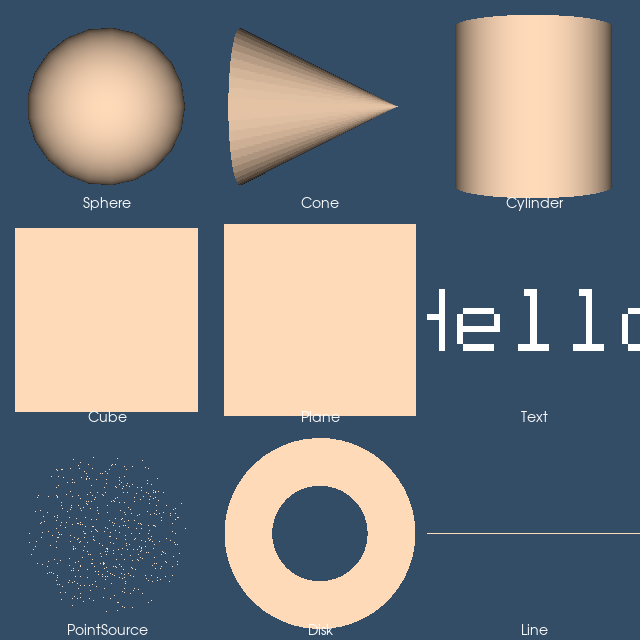

Here is the Python script that generated this plot:
#!/usr/bin/env python

# Display nine VTK source objects in a 3 × 3 grid of viewports, each
# with its own renderer.  Every object has a peach puff front face and
# a tomato back-face, with a centred text label at the bottom.

# Factory overrides: importing these modules registers the OpenGL rendering,
# FreeType text rendering, and interaction style implementations.
import vtkmodules.vtkInteractionStyle  # noqa: F401
import vtkmodules.vtkRenderingFreeType  # noqa: F401
import vtkmodules.vtkRenderingOpenGL2  # noqa: F401
# VTK pipeline classes used in this example
from vtkmodules.vtkFiltersSources import (
    vtkConeSource,
    vtkCubeSource,
    vtkCylinderSource,
    vtkDiskSource,
    vtkLineSource,
    vtkPlaneSource,
    vtkPointSource,
    vtkSphereSource,
    vtkTextSource,
)
from vtkmodules.vtkRenderingCore import (
    vtkActor,
    vtkPolyDataMapper,
    vtkProperty,
    vtkRenderWindow,
    vtkRenderWindowInteractor,
    vtkRenderer,
    vtkTextActor,
)

# Colors (normalized RGB)
peach_puff_rgb = (1.0, 0.855, 0.725)
tomato_rgb = (1.0, 0.388, 0.278)
background_rgb = (0.200, 0.302, 0.400)

# ---------------------------------------------------------------------------
# Viewport grid: 3 columns × 3 rows
# ---------------------------------------------------------------------------
num_cols = 3
num_rows = 3

# Shared back-face property
back_property = vtkProperty()
back_property.SetColor(tomato_rgb)

# ---------------------------------------------------------------------------
# Sources
# ---------------------------------------------------------------------------
sphere_source = vtkSphereSource()
sphere_source.SetPhiResolution(21)
sphere_source.SetThetaResolution(21)

cone_source = vtkConeSource()
cone_source.SetResolution(51)

cylinder_source = vtkCylinderSource()
cylinder_source.SetResolution(51)

cube_source = vtkCubeSource()

plane_source = vtkPlaneSource()

text_source = vtkTextSource()
text_source.SetText("Hello")
text_source.BackingOff()

point_source = vtkPointSource()
point_source.SetNumberOfPoints(500)

disk_source = vtkDiskSource()
disk_source.SetCircumferentialResolution(51)

line_source = vtkLineSource()

# ---------------------------------------------------------------------------
# Mappers + Actors
# ---------------------------------------------------------------------------
sphere_mapper = vtkPolyDataMapper()
sphere_mapper.SetInputConnection(sphere_source.GetOutputPort())
sphere_actor = vtkActor()
sphere_actor.SetMapper(sphere_mapper)
sphere_actor.GetProperty().SetColor(peach_puff_rgb)
sphere_actor.SetBackfaceProperty(back_property)

cone_mapper = vtkPolyDataMapper()
cone_mapper.SetInputConnection(cone_source.GetOutputPort())
cone_actor = vtkActor()
cone_actor.SetMapper(cone_mapper)
cone_actor.GetProperty().SetColor(peach_puff_rgb)
cone_actor.SetBackfaceProperty(back_property)

cylinder_mapper = vtkPolyDataMapper()
cylinder_mapper.SetInputConnection(cylinder_source.GetOutputPort())
cylinder_actor = vtkActor()
cylinder_actor.SetMapper(cylinder_mapper)
cylinder_actor.GetProperty().SetColor(peach_puff_rgb)
cylinder_actor.SetBackfaceProperty(back_property)

cube_mapper = vtkPolyDataMapper()
cube_mapper.SetInputConnection(cube_source.GetOutputPort())
cube_actor = vtkActor()
cube_actor.SetMapper(cube_mapper)
cube_actor.GetProperty().SetColor(peach_puff_rgb)
cube_actor.SetBackfaceProperty(back_property)

plane_mapper = vtkPolyDataMapper()
plane_mapper.SetInputConnection(plane_source.GetOutputPort())
plane_actor = vtkActor()
plane_actor.SetMapper(plane_mapper)
plane_actor.GetProperty().SetColor(peach_puff_rgb)
plane_actor.SetBackfaceProperty(back_property)

text_mapper = vtkPolyDataMapper()
text_mapper.SetInputConnection(text_source.GetOutputPort())
text_actor = vtkActor()
text_actor.SetMapper(text_mapper)
text_actor.GetProperty().SetColor(peach_puff_rgb)
text_actor.SetBackfaceProperty(back_property)

point_mapper = vtkPolyDataMapper()
point_mapper.SetInputConnection(point_source.GetOutputPort())
point_actor = vtkActor()
point_actor.SetMapper(point_mapper)
point_actor.GetProperty().SetColor(peach_puff_rgb)
point_actor.SetBackfaceProperty(back_property)

disk_mapper = vtkPolyDataMapper()
disk_mapper.SetInputConnection(disk_source.GetOutputPort())
disk_actor = vtkActor()
disk_actor.SetMapper(disk_mapper)
disk_actor.GetProperty().SetColor(peach_puff_rgb)
disk_actor.SetBackfaceProperty(back_property)

line_mapper = vtkPolyDataMapper()
line_mapper.SetInputConnection(line_source.GetOutputPort())
line_actor = vtkActor()
line_actor.SetMapper(line_mapper)
line_actor.GetProperty().SetColor(peach_puff_rgb)
line_actor.SetBackfaceProperty(back_property)

# ---------------------------------------------------------------------------
# Text actors (labels)
# ---------------------------------------------------------------------------
sphere_text = vtkTextActor()
sphere_text.SetInput("Sphere")
sphere_text.GetTextProperty().SetFontSize(14)
sphere_text.GetTextProperty().SetColor(1.0, 1.0, 1.0)
sphere_text.GetTextProperty().SetJustificationToCentered()
sphere_text.GetPositionCoordinate().SetCoordinateSystemToNormalizedViewport()
sphere_text.SetPosition(0.5, 0.01)

cone_text = vtkTextActor()
cone_text.SetInput("Cone")
cone_text.GetTextProperty().SetFontSize(14)
cone_text.GetTextProperty().SetColor(1.0, 1.0, 1.0)
cone_text.GetTextProperty().SetJustificationToCentered()
cone_text.GetPositionCoordinate().SetCoordinateSystemToNormalizedViewport()
cone_text.SetPosition(0.5, 0.01)

cylinder_text = vtkTextActor()
cylinder_text.SetInput("Cylinder")
cylinder_text.GetTextProperty().SetFontSize(14)
cylinder_text.GetTextProperty().SetColor(1.0, 1.0, 1.0)
cylinder_text.GetTextProperty().SetJustificationToCentered()
cylinder_text.GetPositionCoordinate().SetCoordinateSystemToNormalizedViewport()
cylinder_text.SetPosition(0.5, 0.01)

cube_text = vtkTextActor()
cube_text.SetInput("Cube")
cube_text.GetTextProperty().SetFontSize(14)
cube_text.GetTextProperty().SetColor(1.0, 1.0, 1.0)
cube_text.GetTextProperty().SetJustificationToCentered()
cube_text.GetPositionCoordinate().SetCoordinateSystemToNormalizedViewport()
cube_text.SetPosition(0.5, 0.01)

plane_text = vtkTextActor()
plane_text.SetInput("Plane")
plane_text.GetTextProperty().SetFontSize(14)
plane_text.GetTextProperty().SetColor(1.0, 1.0, 1.0)
plane_text.GetTextProperty().SetJustificationToCentered()
plane_text.GetPositionCoordinate().SetCoordinateSystemToNormalizedViewport()
plane_text.SetPosition(0.5, 0.01)

text_label = vtkTextActor()
text_label.SetInput("Text")
text_label.GetTextProperty().SetFontSize(14)
text_label.GetTextProperty().SetColor(1.0, 1.0, 1.0)
text_label.GetTextProperty().SetJustificationToCentered()
text_label.GetPositionCoordinate().SetCoordinateSystemToNormalizedViewport()
text_label.SetPosition(0.5, 0.01)

point_text = vtkTextActor()
point_text.SetInput("PointSource")
point_text.GetTextProperty().SetFontSize(14)
point_text.GetTextProperty().SetColor(1.0, 1.0, 1.0)
point_text.GetTextProperty().SetJustificationToCentered()
point_text.GetPositionCoordinate().SetCoordinateSystemToNormalizedViewport()
point_text.SetPosition(0.5, 0.01)

disk_text = vtkTextActor()
disk_text.SetInput("Disk")
disk_text.GetTextProperty().SetFontSize(14)
disk_text.GetTextProperty().SetColor(1.0, 1.0, 1.0)
disk_text.GetTextProperty().SetJustificationToCentered()
disk_text.GetPositionCoordinate().SetCoordinateSystemToNormalizedViewport()
disk_text.SetPosition(0.5, 0.01)

line_text = vtkTextActor()
line_text.SetInput("Line")
line_text.GetTextProperty().SetFontSize(14)
line_text.GetTextProperty().SetColor(1.0, 1.0, 1.0)
line_text.GetTextProperty().SetJustificationToCentered()
line_text.GetPositionCoordinate().SetCoordinateSystemToNormalizedViewport()
line_text.SetPosition(0.5, 0.01)

# ---------------------------------------------------------------------------
# Renderers (row 2 = top, row 0 = bottom; left to right)
# ---------------------------------------------------------------------------
sphere_renderer = vtkRenderer()
sphere_renderer.AddActor(sphere_actor)
sphere_renderer.AddViewProp(sphere_text)
sphere_renderer.SetBackground(background_rgb)
sphere_renderer.SetViewport(0 / num_cols, 2 / num_rows, 1 / num_cols, 3 / num_rows)

cone_renderer = vtkRenderer()
cone_renderer.AddActor(cone_actor)
cone_renderer.AddViewProp(cone_text)
cone_renderer.SetBackground(background_rgb)
cone_renderer.SetViewport(1 / num_cols, 2 / num_rows, 2 / num_cols, 3 / num_rows)

cylinder_renderer = vtkRenderer()
cylinder_renderer.AddActor(cylinder_actor)
cylinder_renderer.AddViewProp(cylinder_text)
cylinder_renderer.SetBackground(background_rgb)
cylinder_renderer.SetViewport(2 / num_cols, 2 / num_rows, 3 / num_cols, 3 / num_rows)

cube_renderer = vtkRenderer()
cube_renderer.AddActor(cube_actor)
cube_renderer.AddViewProp(cube_text)
cube_renderer.SetBackground(background_rgb)
cube_renderer.SetViewport(0 / num_cols, 1 / num_rows, 1 / num_cols, 2 / num_rows)

plane_renderer = vtkRenderer()
plane_renderer.AddActor(plane_actor)
plane_renderer.AddViewProp(plane_text)
plane_renderer.SetBackground(background_rgb)
plane_renderer.SetViewport(1 / num_cols, 1 / num_rows, 2 / num_cols, 2 / num_rows)

text_renderer = vtkRenderer()
text_renderer.AddActor(text_actor)
text_renderer.AddViewProp(text_label)
text_renderer.SetBackground(background_rgb)
text_renderer.SetViewport(2 / num_cols, 1 / num_rows, 3 / num_cols, 2 / num_rows)

point_renderer = vtkRenderer()
point_renderer.AddActor(point_actor)
point_renderer.AddViewProp(point_text)
point_renderer.SetBackground(background_rgb)
point_renderer.SetViewport(0 / num_cols, 0 / num_rows, 1 / num_cols, 1 / num_rows)

disk_renderer = vtkRenderer()
disk_renderer.AddActor(disk_actor)
disk_renderer.AddViewProp(disk_text)
disk_renderer.SetBackground(background_rgb)
disk_renderer.SetViewport(1 / num_cols, 0 / num_rows, 2 / num_cols, 1 / num_rows)

line_renderer = vtkRenderer()
line_renderer.AddActor(line_actor)
line_renderer.AddViewProp(line_text)
line_renderer.SetBackground(background_rgb)
line_renderer.SetViewport(2 / num_cols, 0 / num_rows, 3 / num_cols, 1 / num_rows)

# Window
render_window = vtkRenderWindow()
render_window.AddRenderer(sphere_renderer)
render_window.AddRenderer(cone_renderer)
render_window.AddRenderer(cylinder_renderer)
render_window.AddRenderer(cube_renderer)
render_window.AddRenderer(plane_renderer)
render_window.AddRenderer(text_renderer)
render_window.AddRenderer(point_renderer)
render_window.AddRenderer(disk_renderer)
render_window.AddRenderer(line_renderer)
render_window.SetWindowName("source objects demo")
render_window.SetMultiSamples(0)
render_window.SetSize(640, 640)

# Interactor
render_window_interactor = vtkRenderWindowInteractor()
render_window_interactor.SetRenderWindow(render_window)

# Scene: configure cameras
sphere_renderer.ResetCamera()
sphere_renderer.GetActiveCamera().Zoom(1.3)
cone_renderer.ResetCamera()
cone_renderer.GetActiveCamera().Zoom(1.3)
cylinder_renderer.ResetCamera()
cylinder_renderer.GetActiveCamera().Zoom(1.3)
cube_renderer.ResetCamera()
cube_renderer.GetActiveCamera().Zoom(1.3)
plane_renderer.ResetCamera()
plane_renderer.GetActiveCamera().Zoom(1.3)
text_renderer.ResetCamera()
text_renderer.GetActiveCamera().Zoom(1.3)
point_renderer.ResetCamera()
point_renderer.GetActiveCamera().Zoom(1.3)
disk_renderer.ResetCamera()
disk_renderer.GetActiveCamera().Zoom(1.3)
line_renderer.ResetCamera()
line_renderer.GetActiveCamera().Zoom(1.3)

render_window_interactor.Initialize()
render_window_interactor.Start()
